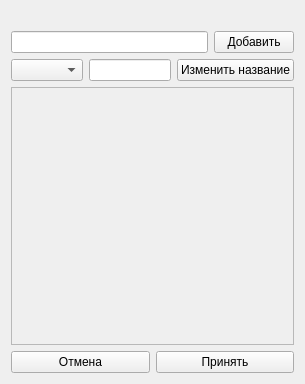
<?xml version="1.0" encoding="UTF-8"?>
<ui version="4.0">
 <class>FormGroupsGamesInteractions</class>
 <widget class="QWidget" name="FormGroupsGamesInteractions">
  <property name="geometry">
   <rect>
    <x>0</x>
    <y>0</y>
    <width>305</width>
    <height>384</height>
   </rect>
  </property>
  <property name="windowTitle">
   <string>Form</string>
  </property>
  <layout class="QVBoxLayout" name="verticalLayout">
   <item>
    <widget class="QLabel" name="LabelTitle">
     <property name="text">
      <string/>
     </property>
    </widget>
   </item>
   <item>
    <layout class="QHBoxLayout" name="horizontalLayout">
     <item>
      <widget class="QLineEdit" name="LineEditAddTitle"/>
     </item>
     <item>
      <widget class="QPushButton" name="ButtonAdd">
       <property name="text">
        <string>Добавить</string>
       </property>
      </widget>
     </item>
    </layout>
   </item>
   <item>
    <layout class="QHBoxLayout" name="horizontalLayout_3">
     <item>
      <widget class="QComboBox" name="ComboBoxGroups"/>
     </item>
     <item>
      <widget class="QLineEdit" name="LineEditChangeTitle"/>
     </item>
     <item>
      <widget class="QPushButton" name="ButtonChangeTitle">
       <property name="text">
        <string>Изменить название</string>
       </property>
      </widget>
     </item>
    </layout>
   </item>
   <item>
    <widget class="QScrollArea" name="ScrollAreaGroups">
     <property name="widgetResizable">
      <bool>true</bool>
     </property>
     <widget class="QWidget" name="scrollAreaWidgetContents">
      <property name="geometry">
       <rect>
        <x>0</x>
        <y>0</y>
        <width>285</width>
        <height>256</height>
       </rect>
      </property>
     </widget>
    </widget>
   </item>
   <item>
    <layout class="QHBoxLayout" name="horizontalLayout_2">
     <item>
      <widget class="QPushButton" name="ButtonCancel">
       <property name="text">
        <string>Отмена</string>
       </property>
      </widget>
     </item>
     <item>
      <widget class="QPushButton" name="ButtonApply">
       <property name="text">
        <string>Принять</string>
       </property>
      </widget>
     </item>
    </layout>
   </item>
  </layout>
 </widget>
 <resources/>
 <connections/>
</ui>
